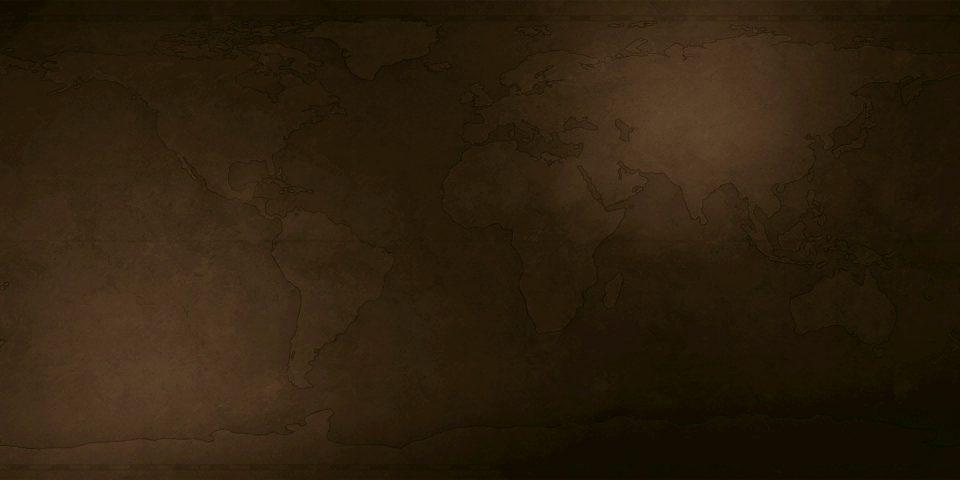
#> input picture assets/bg_loading_default.png, 1920 x 960 px (shown at 1/2 size); its folder holds only this picture in this run
$ python -i workshop.py   (imports and definitions only)   (older library calls are emulated)
#> lines starting #> are read from the running program, lines starting #| are printed output that depends on the picture
#> further down, picture is the input picture: PIL image 1920x960 RGBA; mean R, G, B, A 45.6, 31.4, 13.3, 255
"""Publishing a generated mod with the Civ VI SDK's Steam Workshop
uploader (ModUploader/Firaxis.SteamWorkshop.exe).

The uploader is a wizard without a command line: it reads the mod's
.modinfo (id - a GUID -, version, Name, Description, Files) and asks for a
title (<= 128 characters), a description (<= 8000), a preview image
(.jpg / .png under 1 MB) and visibility, then uploads the folder.
It refuses mods with missing files, archives or executables. The mod id is
stored on the Workshop item: the same GUID updates the same item.

This module prepares all of that - the project's Workshop settings, a
generated description and preview image, the uploader's own checks - so
the GUI can launch the uploader and show what to fill in.

A project's Workshop settings (project["workshop"], see
new_workshop_spec): title ("" = the mod name), description ("" =
generated), visibility, version (the .modinfo's),
author, preview_path ("" = made from the project), preview_style (how
"Make from project" draws it, see PREVIEW_STYLES), change_notes,
published_id (the item's id or URL, once uploaded).
"""

import hashlib
import json
import os
import re
import subprocess
import sys
import uuid
import xml.etree.ElementTree as ET

from .util import steam_libraries

UPLOADER_EXE = "Firaxis.SteamWorkshop.exe"
# the uploader's limits
MAX_TITLE = 128
MAX_DESCRIPTION = 8000
MAX_PREVIEW_BYTES = 1024 * 1024
PREVIEW_SIZE = 512
VISIBILITIES = ["Public", "Friends Only", "Private"]
# files the uploader refuses
FORBIDDEN = (".zip", ".7z", ".rar", ".gz", ".tar", ".exe", ".dll", ".bat",
             ".cmd", ".com", ".msi", ".ps1")
# a hash of what the mod was generated from (see build_stamp)
STAMP_FILE = ".civgen_build"
WORKSHOP_URL = "https://steamcommunity.com/sharedfiles/filedetails/?id={}"


# [115 lines left out: functions new_workshop_spec, normalize_workshop, strip_game_markup, plain_text, _uniques_list, generated_description and 1 more, not called in this run]


# ---------------------------------------------------------------------------
# Preview image
# ---------------------------------------------------------------------------

PREVIEW_STYLES = [("simple", "Simple"), ("busy", "Busy")]


# [18 lines left out: function make_preview, not called in this run]


def _leader_color(leader_specs):
    return tuple((leader_specs[0].get("primary") if leader_specs else None)
                 or (60, 90, 150))


# [39 lines left out: functions _gradient, _simple_preview, not called in this run]


def _files(*paths):
    return [p for p in paths if p and os.path.isfile(p)]


# [63 lines left out: functions _background, _badge, _card, not called in this run]


def _shadow(img, offset=6, blur=8):
    """A soft drop shadow under img's opaque parts: (shadow, (dx, dy))."""
#> called with offset = 6, blur = 8
    from PIL import Image, ImageFilter
    alpha = img.getchannel("A").point(lambda a: a * 0.7)
    shadow = Image.new("RGBA", (img.width + 4 * blur, img.height + 4 * blur),
                       (0, 0, 0, 0))
#> shadow: PIL image 1952x992 RGBA; every value is 0
    black = Image.new("RGBA", img.size, (0, 0, 0, 255))
    black.putalpha(alpha)
    shadow.alpha_composite(black, (2 * blur, 2 * blur))
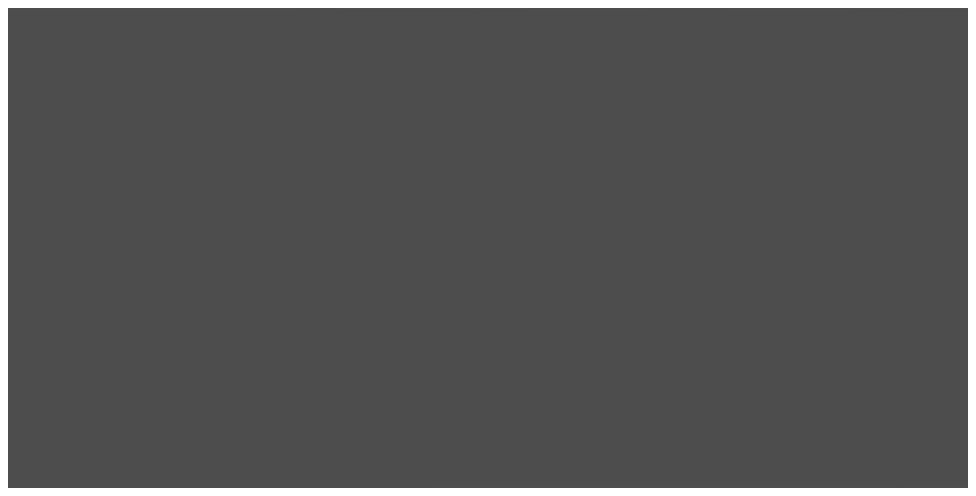
#> shadow: PIL image 1952x992 RGBA (shown at 1/2 size); mean R, G, B, A 0, 0, 0, 169.4; transparent parts drawn white
    shadow = shadow.filter(ImageFilter.GaussianBlur(blur))
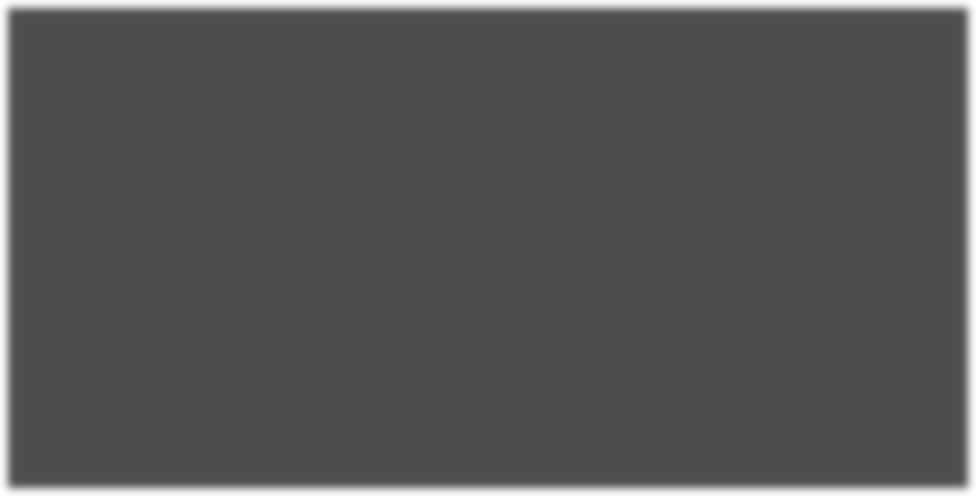
#> shadow: PIL image 1952x992 RGBA (shown at 1/2 size); mean R, G, B, A 0, 0, 0, 169.4; transparent parts drawn white
    return shadow, (offset - 2 * blur, offset - 2 * blur)


# [127 lines left out: functions _composite, _paste, _busy_preview, not called in this run]


CREDIT = "Made with Civ 6 Mod Generator"


# [193 lines left out: functions _banner, _text_size, _font, build_stamp, read_stamp, find_modinfo and 5 more, not called in this run]

>>> from PIL import Image
>>> picture = Image.open('../assets/bg_loading_default.png')
>>> result = _shadow(picture)
